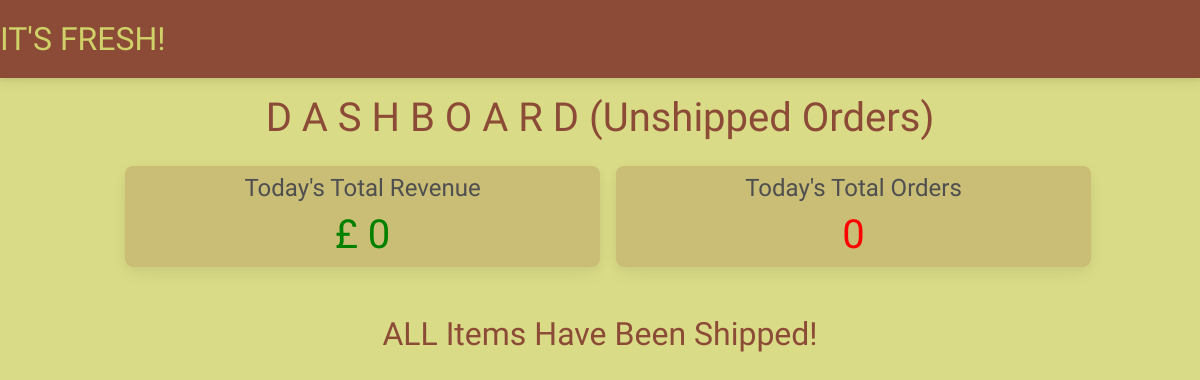
Page /cafe/dashboard/ (signed in) on the earlier database version.
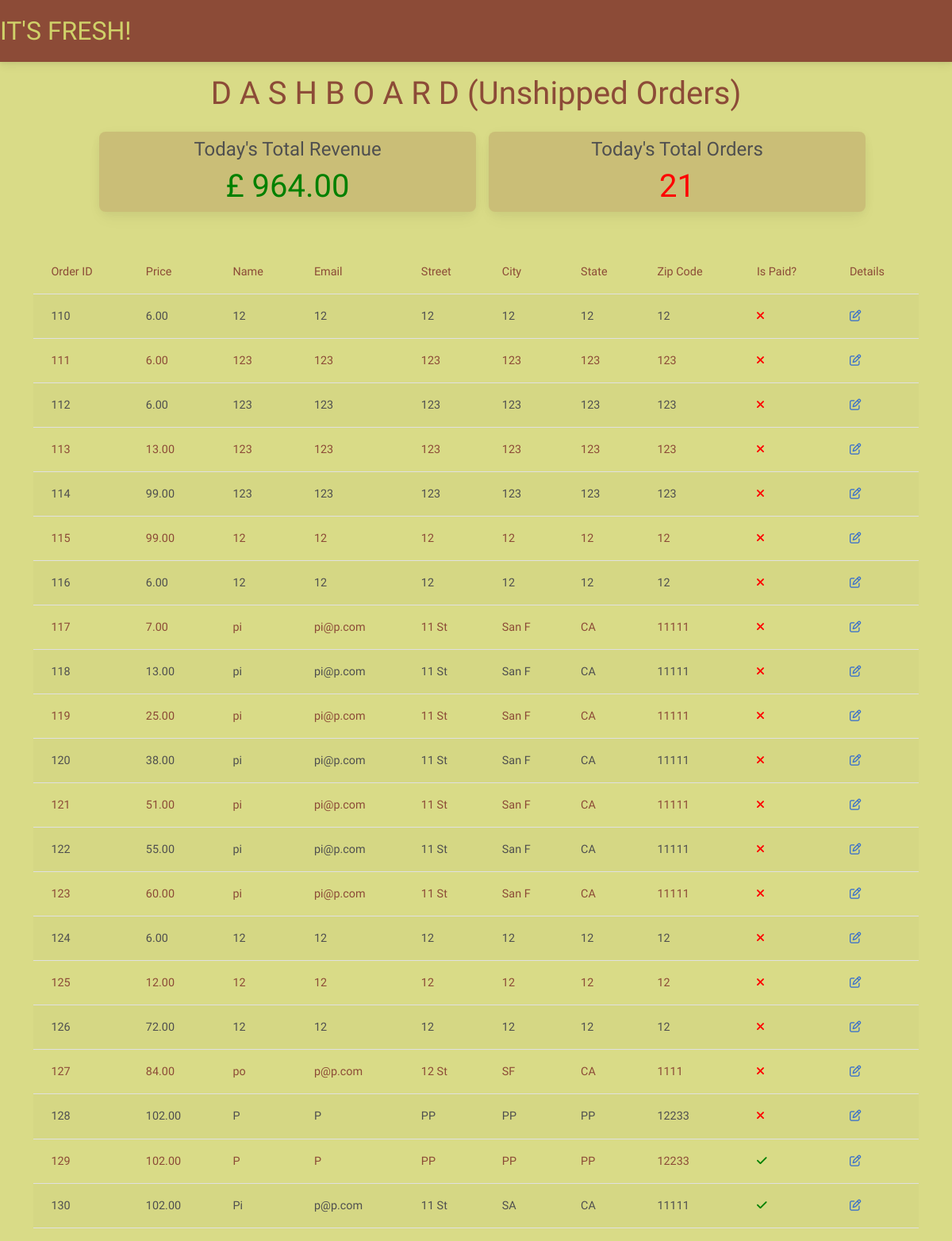
Same page on the later database version.
### customer/models.py (models this page shows, shortened)
class OrderModel(models.Model):
    created_on = models.DateTimeField(auto_now_add=True)
    price = models.DecimalField(max_digits=7, decimal_places=2)
    items = models.ManyToManyField('MenuItem', related_name='order', blank=True)
    name = models.CharField(max_length=50, blank=True)
    email = models.CharField(max_length=50, blank=True)
    street = models.CharField(max_length=50, blank=True)
    city = models.CharField(max_length=50, blank=True)
    state = models.CharField(max_length=15, blank=True)
    zip_code = models.IntegerField(blank=True, null=True)
    is_paid = models.BooleanField(default=False)
    is_shipped = models.BooleanField(default=False)

### cafe/views.py (the view)
# urls.py: path('dashboard/', Dashboard.as_view(), name='dashboard'),
class Dashboard(LoginRequiredMixin, UserPassesTestMixin, View):
    def get(self, request, *args, **kwargs):
        today = datetime.today()
        orders = OrderModel.objects.filter(created_on__year=today.year, created_on__month=today.month, created_on__day=today.day)
        unshipped_orders =[]
        total_revenue = 0
        for order in orders:
            total_revenue += order.price
            if not order.is_shipped:
                unshipped_orders.append(order)
        context = {
            'orders': unshipped_orders,
            'total_revenue': total_revenue,
            'total_orders': len(orders)
        }
        return render(request, 'cafe/dashboard.html', context)
    def test_func(self):
        return self.request.user.groups.filter(name='Staff').exists()

### cafe/templates/cafe/dashboard.html
{% extends 'cafe/base.html' %}
{% block content %}
<h1 class='mt-3 text-center' style="color: #8C4B37;" >D A S H B O A R D (Unshipped Orders)</h1>
<div class='container'>
    <div class='row justify-content-center' >
        <div class='card col-md-5 mt-3 ms-3' style="background-color:rgba(140, 75,	55, 0.2);">
            <h4 class='text-center pt-2' >Today's Total Revenue</h4>
            <h1 class='text-center' style='color: green;'>£ {{ total_revenue }}</h1>
        </div>
        <div class='card col-md-5 mt-3 ms-3' style="background-color:rgba(140, 75,	55, 0.2);">
            <h4 class='text-center pt-2'>Today's Total Orders</h4>
            <h1 class='text-center' style='color: red;'>{{ total_orders }}</h1>
        </div>
    </div>
    <div class='row justify-content-center' style="color: #8C4B37;">
        <div class='col-md-12 mt-5'>
            {% if orders|length == 0 %}
                <div class='text-center'>
                    <h2>ALL Items Have Been Shipped!</h2>
                </div>
            {% else %}
                <table class='table table-hover table-striped' style="color: #8C4B37;">
                    <thead>
                        <tr>
                            <th scope='col'>Order ID</th>
                            <th scope='col'>Price</th>
                            <th scope='col'>Name</th>
                            <th scope='col'>Email</th>
                            <th scope='col'>Street</th>
                            <th scope='col'>City</th>
                            <th scope='col'>State</th>
                            <th scope='col'>Zip Code</th>
                            <th scope='col'>Is Paid?</th>
                            <th scope='col'>Details</th>
                        </tr>
                    </thead>
                    <tbody>
                        {% for order in orders %}
                            <tr>
                                <th scope='row'>{{ order.pk }}</th>
                                <td>{{ order.price }}</td>
                                <td>{{ order.name }}</td>
                                <td>{{ order.email }}</td>
                                <td>{{ order.street }}</td>
                                <td>{{ order.city }}</td>
                                <td>{{ order.state }}</td>
                                <td>{{ order.zip_code }}</td>
                                <td>
                                    {% if order.is_paid %}
                                        <i style='color: green;' class='fas fa-check'></i>
                                    {% else %}
                                        <i style='color: red;' class='fas fa-times'></i>
                                    {% endif %}
                                </td>
                                <td>
                                    <a href='{% url "order-details" order.pk %}'>
                                        <i class='far fa-edit'></i>
                                    </a>
                                </td>
                            </tr>
                        {% endfor %}
                    </tbody>
                </table>
            {% endif %}
        </div>
    </div>
</div>
{% endblock content %}

### cafe/templates/cafe/base.html (shortened to what this page needs)
{% load static %}
<!DOCTYPE html>
<html lang="en">
<head>
    <link href="https://cdnjs.cloudflare.com/ajax/libs/font-awesome/6.0.0/css/all.min.css" rel="stylesheet" />
    <link href="https://cdnjs.cloudflare.com/ajax/libs/mdb-ui-kit/6.2.0/mdb.min.css" rel="stylesheet" />
    <link href="{% static 'customer/site.css' %}" rel="stylesheet" />
</head>
<body>
    {% include 'cafe/navigation.html' %}
    {% block content %}
    {% endblock content %}

### cafe/templates/cafe/navigation.html (shortened to what this page needs)
<nav class="navbar navbar-expand-lg" style="background-color:#8c4b37" >
    <a class="navbar-brand text-center" href="{% url 'index' %}" style="color: #d0d269; font-size: xx-large;">IT'S FRESH!</a>
</nav>

### customer/static/customer/site.css (style rules this page uses)
body { font-family: 'Bubblegum Sans', Sans-Serif, cursive; background-color:rgba(208, 210, 105, 0.8); }

Differences in the rows shown:
added OrderModel: pk "110", price "6.00", name "12", email "12", street "12", city "12", state "12", zip_code "12", is_paid False (drawn)
added OrderModel: pk "111", price "6.00", name "123", email "123", street "123", city "123", state "123", zip_code "123", is_paid False (drawn)
added OrderModel: pk "112", price "6.00", name "123", email "123", street "123", city "123", state "123", zip_code "123", is_paid False (drawn)
added OrderModel: pk "113", price "13.00", name "123", email "123", street "123", city "123", state "123", zip_code "123", is_paid False (drawn)
added OrderModel: pk "114", price "99.00", name "123", email "123", street "123", city "123", state "123", zip_code "123", is_paid False (drawn)
added OrderModel: pk "115", price "99.00", name "12", email "12", street "12", city "12", state "12", zip_code "12", is_paid False (drawn)
added OrderModel: pk "116", price "6.00", name "12", email "12", street "12", city "12", state "12", zip_code "12", is_paid False (drawn)
added OrderModel: pk "117", price "7.00", name "pi", email "pi@p.com", street "11 St", city "San F", state "CA", zip_code "11111", is_paid False (drawn)
added OrderModel: pk "118", price "13.00", name "pi", email "pi@p.com", street "11 St", city "San F", state "CA", zip_code "11111", is_paid False (drawn)
added OrderModel: pk "119", price "25.00", name "pi", email "pi@p.com", street "11 St", city "San F", state "CA", zip_code "11111", is_paid False (drawn)
added OrderModel: pk "120", price "38.00", name "pi", email "pi@p.com", street "11 St", city "San F", state "CA", zip_code "11111", is_paid False (drawn)
added OrderModel: pk "121", price "51.00", name "pi", email "pi@p.com", street "11 St", city "San F", state "CA", zip_code "11111", is_paid False (drawn)
added OrderModel: pk "122", price "55.00", name "pi", email "pi@p.com", street "11 St", city "San F", state "CA", zip_code "11111", is_paid False (drawn)
added OrderModel: pk "123", price "60.00", name "pi", email "pi@p.com", street "11 St", city "San F", state "CA", zip_code "11111", is_paid False (drawn)
added OrderModel: pk "124", price "6.00", name "12", email "12", street "12", city "12", state "12", zip_code "12", is_paid False (drawn)
added OrderModel: pk "125", price "12.00", name "12", email "12", street "12", city "12", state "12", zip_code "12", is_paid False (drawn)
added OrderModel: pk "126", price "72.00", name "12", email "12", street "12", city "12", state "12", zip_code "12", is_paid False (drawn)
added OrderModel: pk "127", price "84.00", name "po", email "p@p.com", street "12 St", city "SF", state "CA", zip_code "1111", is_paid False (drawn)
added OrderModel: pk "128", price "102.00", name "P", email "P", street "PP", city "PP", state "PP", zip_code "12233", is_paid False (drawn)
added OrderModel: pk "129", price "102.00", name "P", email "P", street "PP", city "PP", state "PP", zip_code "12233", is_paid True (drawn)
added OrderModel: pk "130", price "102.00", name "Pi", email "p@p.com", street "11 St", city "SA", state "CA", zip_code "11111", is_paid True (drawn)
Other differences:
{{ total_revenue }}: "0" → "964.00"
{{ total_orders }}: "0" → "21"
text no longer shown: "ALL Items Have Been Shipped!"
text now shown: "Order ID Price Name Email Street City State Zip Code Is Paid? Details"
